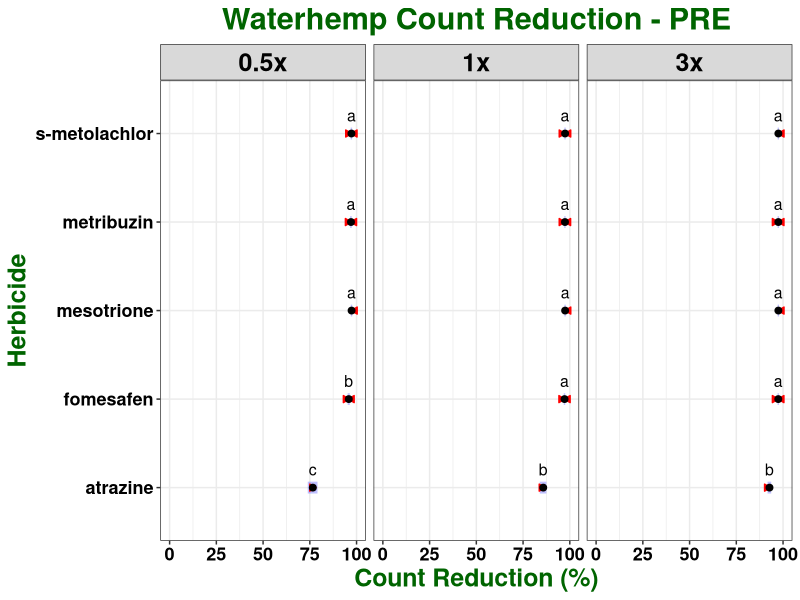

The R source for this figure: (Note: this script raises an error after producing the figure.)
## ---- chunk 1

knitr::opts_chunk$set(echo = TRUE)
library(tidyverse)
library(ggplot2)
library(car)
library(emmeans)
library(multcompView)
library(glmmTMB)
library(ggpubr)

## ---- chunk 2

waterhemp <- read.csv("All PRE_Reduction.csv")

str(waterhemp)

waterhemp$run <- as.factor(waterhemp$run)

waterhemp$pop <- as.factor(waterhemp$pop)

waterhemp$herb <- as.factor(waterhemp$herb)

waterhemp$rate <- as.factor(waterhemp$rate)

waterhemp$rep <- as.factor(waterhemp$rep)

str(waterhemp)

## ---- chunk 3

model <- glmmTMB(logit(count_red) ~ herb * rate + (1|run) + (1|pop), data = waterhemp, family = "gaussian")

## ---- chunk 4

summary(model)

## ---- chunk 5

glmmTMB:::Anova.glmmTMB(model)

## ---- chunk 6

emm_herb_rate <- emmeans(model, ~ herb|rate, adjust = "tukey", type = "response", contr = "pairwise")

emm_herb_rate

CLD_emm_herb_rate <- if(requireNamespace("multcomp")) {
    multcomp::cld(emm_herb_rate$emmeans, alpha = 0.05, Letters=letters, adjust="tukey", reversed = TRUE)}

CLD_emm_herb_rate

## ---- chunk 7

plot(emm_herb_rate, adjust = "tukey", comparisons = T, alpha = 0.05) + 
  geom_point(size = 1) +
  geom_text(aes(label = c("c", "b", "a", "a", "a",
                          "b", "a", "a", "a", "a",
                          "b", "a", "a", "a", "a")),
            vjust = -1, size = 4) +
    scale_x_continuous(breaks = c(0, 0.25, 0.50, 0.75, 1), limits = c(0, 1),
    labels = scales::percent_format(scale = 100, suffix = "")) +
  labs(title = "Waterhemp Count Reduction - PRE", 
       x = "Count Reduction (%)", 
       y = "Herbicide") + 
  facet_grid(~ rate) +
  theme_bw() + 
  theme (plot.title = element_text(face = "bold", hjust = 0.5, size = 22, colour = "darkgreen"), 
         axis.title = element_text(face = "bold", size = 18, colour = "darkgreen"), 
         axis.text = element_text(face = "bold", size = 13, colour = "black"),
         strip.text = element_text(face = "bold", size = 18, colour = "black")) +
  ggsave("LOGIT Tukey HSD_HERBxRATE.jpeg", units="in", width = 10, height = 4, dpi = 600)
